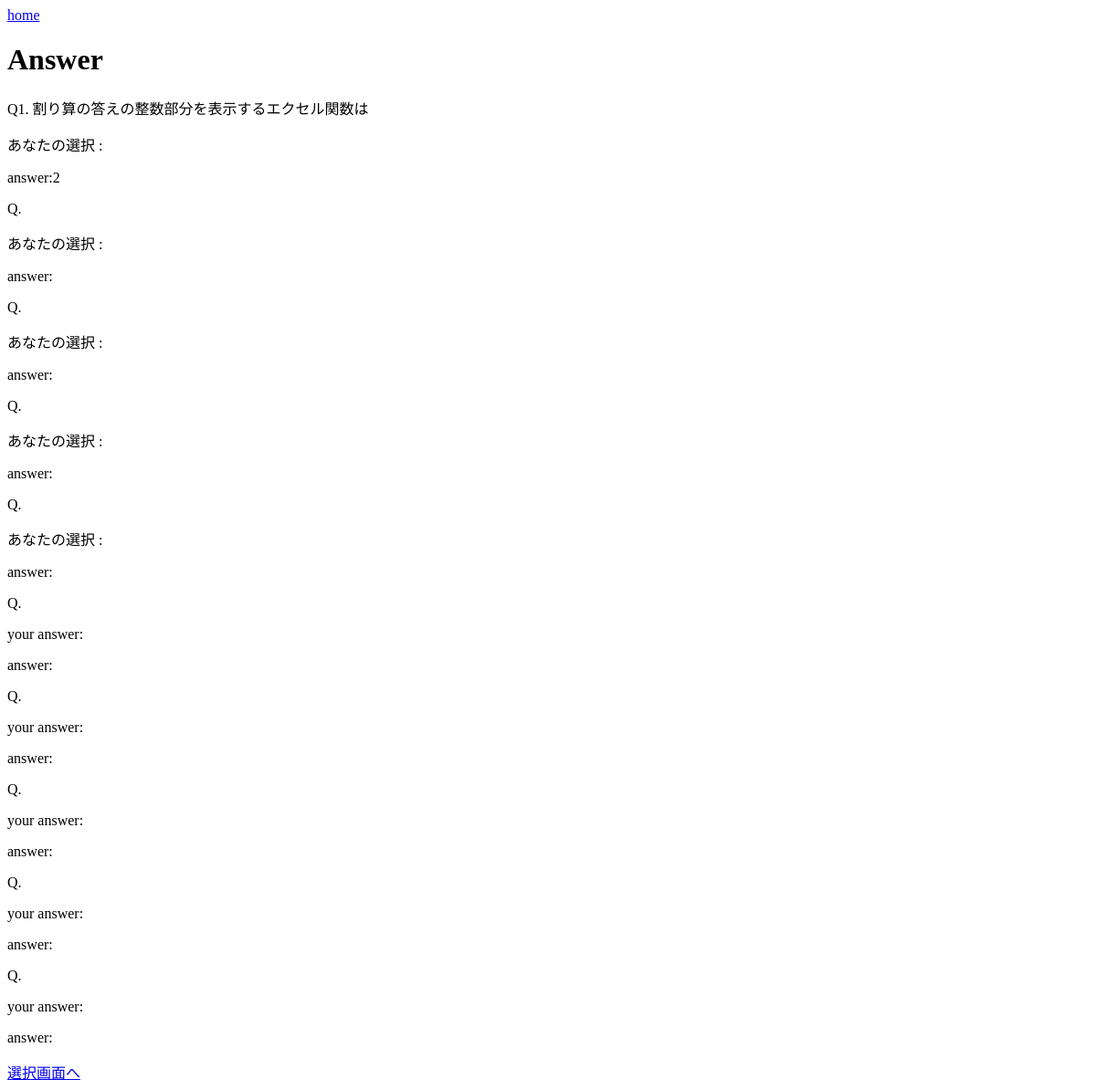
Page /skil/2/Eanswer/ on the earlier database version.
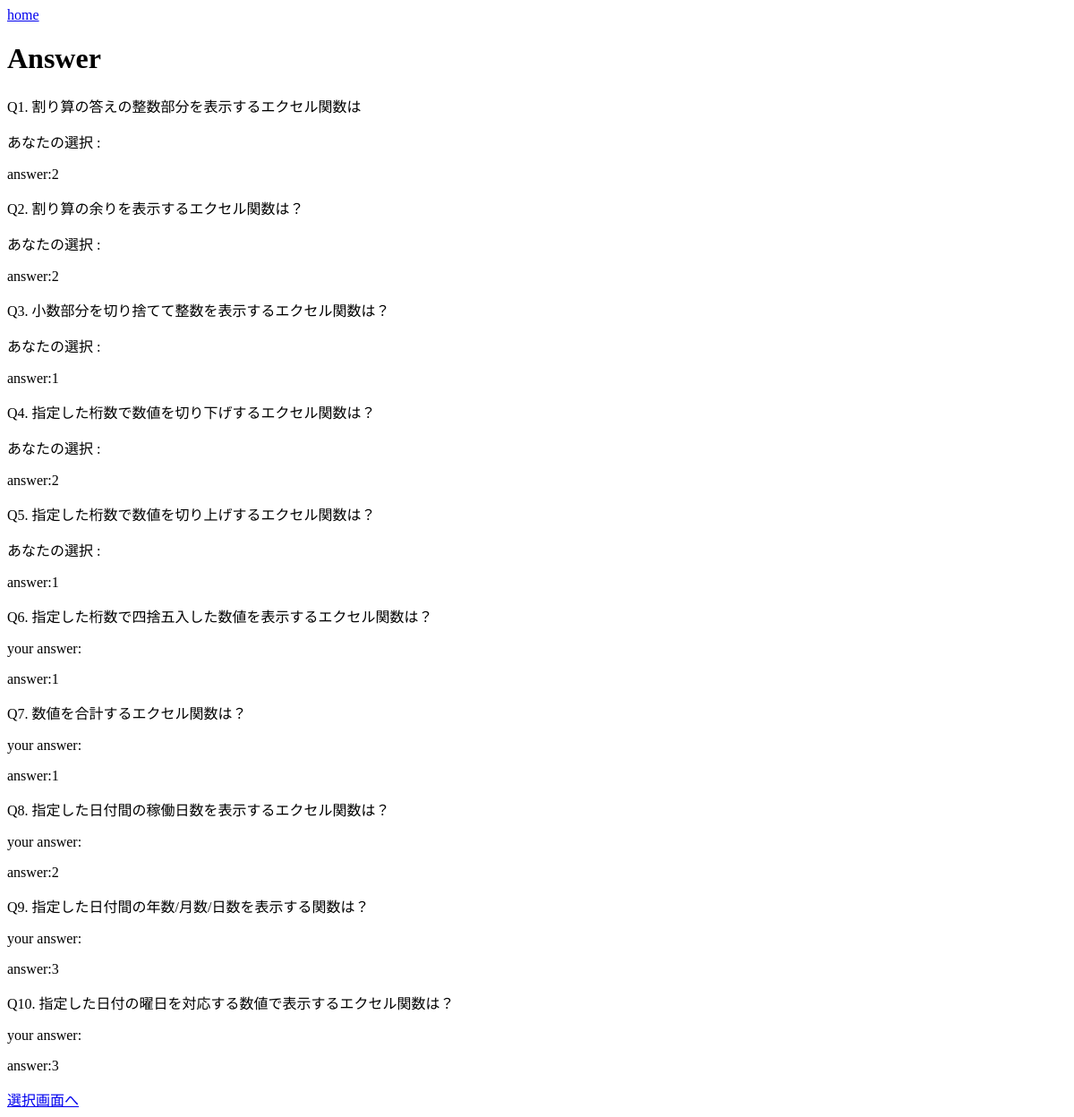
Same page on the later database version.
### skil/models.py (models this page shows, shortened)
class Equestion(models.Model):
    number = models.IntegerField(default=0)
    ques = models.TextField()
    sele1 = models.TextField()
    sele2 = models.TextField()
    sele3 = models.TextField()
    answer = models.TextField()

### skil/views.py (the view)
# urls.py: path('<int:excel_id>/Eanswer/', views.Eanswer, name='Eanswer'),
def Eanswer(request, excel_id):
    excel = Equestion.objects.filter(id__gte=10*excel_id-9).filter(id__lt=10*excel_id+1)
    data = {'excel':excel}
    return render(request, 'skil/Eanswer.html', data)

### skil/templates/skil/Eanswer.html (shortened to what this page needs)
<!DOCTYPE html>
<html>
    <body>
        <a href="{% url 'index' %}">home</a>
        <br>
        <h1>Answer</h1>
        <p>Q{{excel.0.number}}. {{excel.0.ques}}</p>
        <p>あなたの選択 : {{yans.0}}</p>
        <p>answer:{{excel.0.answer}}</p>
        <p>Q{{excel.1.number}}. {{excel.1.ques}}</p>
        <p>あなたの選択 : {{yans.1}}</p>
        <p>answer:{{excel.1.answer}}</p>
        <p>Q{{excel.2.number}}. {{excel.2.ques}}</p>
        <p>あなたの選択 : {{yans.2}}</p>
        <p>answer:{{excel.2.answer}}</p>
        <p>Q{{excel.3.number}}. {{excel.3.ques}}</p>
        <p>あなたの選択 : {{yans.3}}</p>
        <p>answer:{{excel.3.answer}}</p>
        <p>Q{{excel.4.number}}. {{excel.4.ques}}</p>
        <p>あなたの選択 : {{yans.4}}</p>
        <p>answer:{{excel.4.answer}}</p>
        <p>Q{{excel.5.number}}. {{excel.5.ques}}</p>
        <p>your answer:{{yans.5}}</p>
        <p>answer:{{excel.5.answer}}</p>
        <p>Q{{excel.6.number}}. {{excel.6.ques}}</p>
        <p>your answer:{{yans.6}}</p>
        <p>answer:{{excel.6.answer}}</p>
        <p>Q{{excel.7.number}}. {{excel.7.ques}}</p>
        <p>your answer:{{yans.7}}</p>
        <p>answer:{{excel.7.answer}}</p>
        <p>Q{{excel.8.number}}. {{excel.8.ques}}</p>
        <p>your answer:{{yans.8}}</p>
        <p>answer:{{excel.8.answer}}</p>
        <p>Q{{excel.9.number}}. {{excel.9.ques}}</p>
        <p>your answer:{{yans.9}}</p>
        <p>answer:{{excel.9.answer}}</p>
        <a href="{% url 'ES' %}">選択画面へ</a>
    </body>
</html>

Differences in the rows shown:
added Equestion: number "2", ques "割り算の余りを表示するエクセル関数は？", answer "2"
added Equestion: number "3", ques "小数部分を切り捨てて整数を表示するエクセル関数は？", answer "1"
added Equestion: number "4", ques "指定した桁数で数値を切り下げするエクセル関数は？", answer "2"
added Equestion: number "5", ques "指定した桁数で数値を切り上げするエクセル関数は？", answer "1"
added Equestion: number "6", ques "指定した桁数で四捨五入した数値を表示するエクセル関数は？", answer "1"
added Equestion: number "7", ques "数値を合計するエクセル関数は？", answer "1"
added Equestion: number "8", ques "指定した日付間の稼働日数を表示するエクセル関数は？", answer "2"
added Equestion: number "9", ques "指定した日付間の年数/月数/日数を表示する関数は？", answer "3"
added Equestion: number "10", ques "指定した日付の曜日を対応する数値で表示するエクセル関数は？", answer "3"
